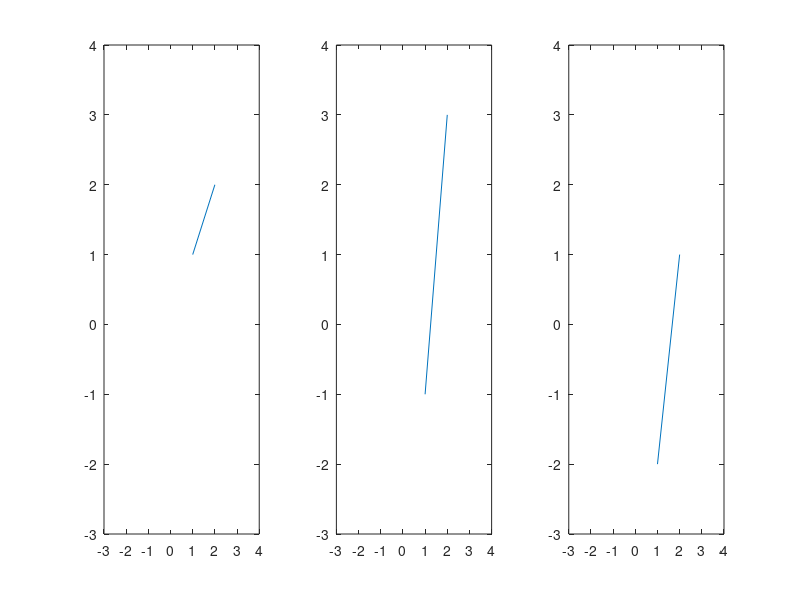

This figure's MATLAB source:
minAxis = -3;
maxAxis = 4;
vector1 = [1 2];
vector2 = [-1 3];
subplot(1, 3, 1);
plot(vector1);
axis([minAxis maxAxis minAxis maxAxis]);

subplot(1, 3, 2);
plot(vector2);
axis([minAxis maxAxis minAxis maxAxis]);

vector3 = vector2-vector1;

subplot(1, 3, 3);
plot(vector3);
axis([minAxis maxAxis minAxis maxAxis]);